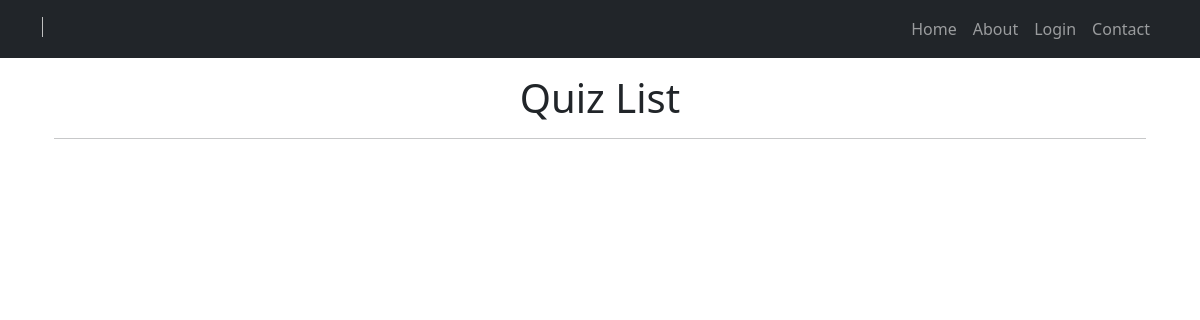
The app's page /, older data.
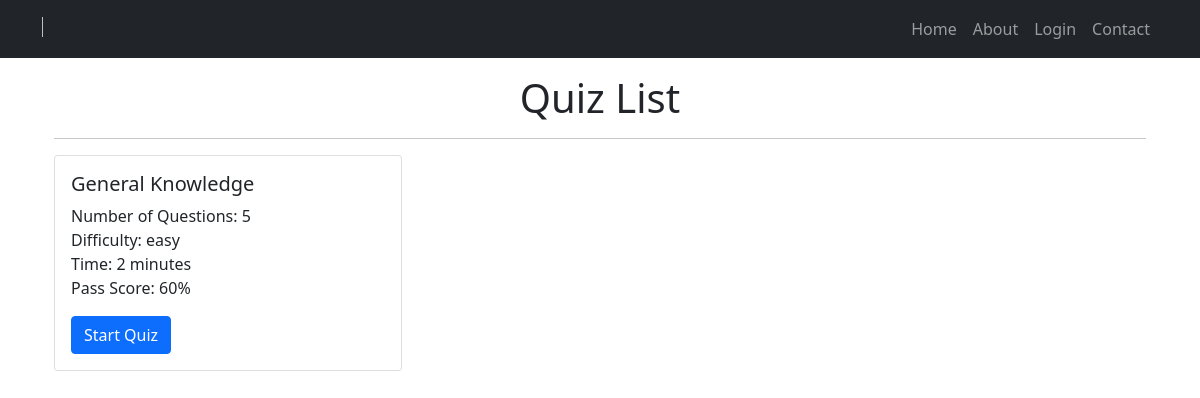
The same page, newer data.
### quizes/models.py (models this page shows, shortened)
class Quiz(models.Model):
    name = models.CharField(max_length=120)
    topic = models.CharField(max_length=120)
    number_of_questions = models.IntegerField()
    time = models.IntegerField(help_text="Duration of the quiz")
    required_score_to_pass = models.IntegerField(help_text="required score in percent")
    difficulty = models.CharField(max_length=6,choices=DIFF_CHOICES)
    class Meta:
        verbose_name_plural = 'Quizes'

### quizes/views.py (the view)
# urls.py: path('',QuizListView.as_view(),name='main-view'),
class QuizListView(ListView):
    model = Quiz
    template_name = 'quizes/main.html'

### quizes/templates/quizes/main.html (shortened to what this page needs)
{% extends 'base.html' %}
{% load static %}
{% block content %}
  <div class="container mt-3">
    <h1 class="text-center">Quiz List</h1>
    <hr>
    <div class="row">
      {% for obj in object_list %}
        <div class="col-md-4">
          <div class="card mb-4">
            <div class="card-body">
              <h5 class="card-title">{{ obj.name }}</h5>
              <p class="card-text">
                Number of Questions: {{ obj.number_of_questions }}<br>
                Difficulty: {{ obj.difficulty }}<br>
                Time: {{ obj.time }} minutes<br>
                Pass Score: {{ obj.required_score_to_pass }}%
              </p>
              <button class="btn btn-primary modal-button"
                data-pk="{{ obj.pk }}"
                data-quiz="{{ obj.name }}"
                data-questions="{{ obj.number_of_questions }}"
                data-difficulty="{{ obj.difficulty }}"
                data-time="{{ obj.time }}"
                data-pass="{{ obj.required_score_to_pass }}"
                data-bs-toggle="modal"
                data-bs-target="#quizstartmodal"
              >
                Start Quiz
              </button>
            </div>
          </div>
        </div>
      {% endfor %}
    </div>
  </div>
{% endblock content %}

### templates/base.html (shortened to what this page needs)
<!DOCTYPE html>
{% load static %}
<html lang="en">
<head>
  <link rel="stylesheet" href="https://cdnjs.cloudflare.com/ajax/libs/font-awesome/6.0.0-beta3/css/all.min.css"
 />
  <link rel="stylesheet" href="https://cdn.jsdelivr.net/npm/bootstrap@5.1.3/dist/css/bootstrap.min.css"
>
  <link rel="stylesheet" href={% static 'style.css' %}>
</head>
<body>
  <nav class="navbar navbar-expand-lg navbar-dark bg-dark">
    <div class="container">
      <a class="navbar-brand" href="#"><img src="{% static 'images/logo.png' %}" width="5%" height="5%" alt=""></a>
      <div class="collapse navbar-collapse justify-content-end" id="navbarNav">
        <ul class="navbar-nav">
          <li class="nav-item active">
            <a class="nav-link" href="#">Home</a>
          </li>
          <li class="nav-item">
            <a class="nav-link" href="#">About</a>
          </li>
          {% if user.is_authenticated %}
          <li style="color: rgb(3, 184, 184);" class="nav-item">Hello <strong>{{user.username}}</strong></li>
          <li class="nav-item"><a href="{% url 'logout' %}" class="nav-link">Logout</a></li>
          {% else %}
          <li class="nav-item"><a href="accounts/login/" class="nav-link">Login</a></li>
          {% endif %}
          <li class="nav-item">
            <a class="nav-link" href="#">Contact</a>
          </li>
        </ul>
      </div>
    </div>
  </nav>
  <div class="container mt-3">
    {% block content %}
    {% endblock content %}
  </div>
</body>
</html>

### templates/base.html (style rules this page uses)
.navbar-nav .nav-link { animation: slideInRight 0.5s forwards; opacity: 0; }
.navbar-nav .nav-link:nth-child(1) { animation-delay: 0.1s; }

Row changes from the older to the newer data that the page shows:
added Quiz: name "General Knowledge", number_of_questions "5", difficulty "easy", time "2", required_score_to_pass "60"
